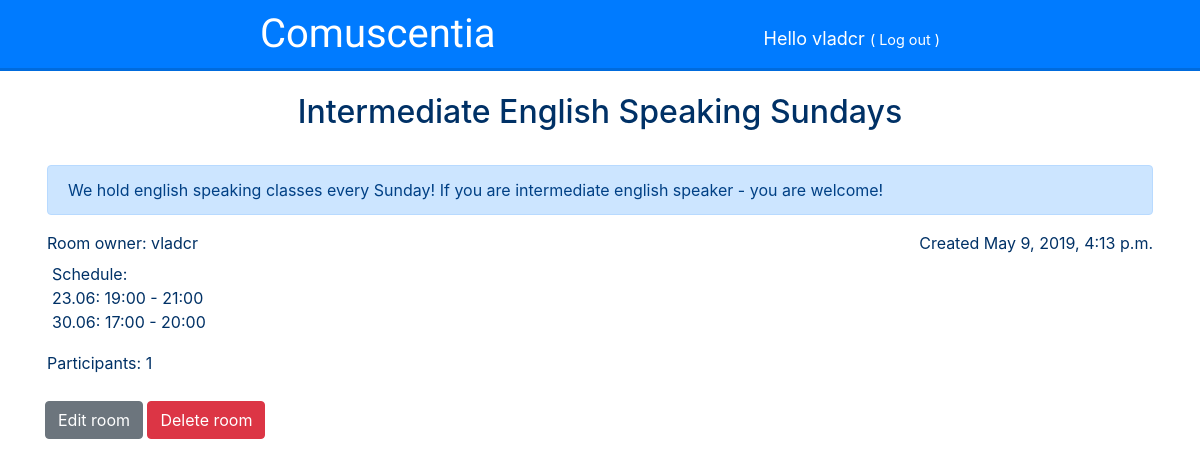
Screenshot of /room/1/ (signed in) with the database file from the repository.
### comuscentia/models.py (models this page shows, shortened)
class Room(models.Model):
	owner = models.ForeignKey(settings.AUTH_USER_MODEL, on_delete=models.CASCADE)
	title = models.CharField(max_length=200)
	created_date = models.DateTimeField(default=timezone.now)
	description = models.CharField(max_length=200)
	textblock = models.TextField(default="Text field for learning stuff. We advice to start with a link to the chat.")

### comuscentia/views.py (the view)
# urls.py: path('room/<int:pk>/', views.room, name='room'),
@login_required
def room(request, pk):
	room = get_object_or_404(Room, pk=pk)
	participations = Participation.objects.filter(room=room)
	subscribers = [participation.user for participation in participations] # subscribers list
	count = participants(room)
	return render(request, 'comuscentia/room.html', {'room': room, 'count': count, 'participants': subscribers})

### comuscentia/views.py (called while the page is built)
def participants(room):
	return len(Participation.objects.filter(room=room))

### comuscentia/templates/comuscentia/room.html
{% extends 'comuscentia/base.html' %}
{% block content %}
	<h2>{{ room.title }}</h2><br>
	<div class="content container">
    	<p class="alert alert-primary">{{ room.description|linebreaksbr }}</p>
        <p>Room owner: {{ room.owner }}     <span style='float: right;'>Created {{ room.created_date }}</span></p>
    	<p class='room'>{{ room.textblock|linebreaksbr }}</p>
        <p>Participants: {{ count }}</p><br>
    {% if user == room.owner %}
        <a class="btn btn-secondary" href="{% url 'edit_room' pk=room.pk %}">Edit room</a>
        <a class="btn btn-danger" href="{% url 'delete' pk=room.pk %}">Delete room</a>
    {% else %}
        {% if user not in participants %}
            <a class="btn btn-primary" href="{% url 'sub' pk=room.pk %}">Subscribe</a>
        {% else %}
            <a class="btn btn-danger" href="{% url 'unsub' pk=room.pk %}">Unsubscribe</a>
        {% endif %}
    {% endif %}
	</div>
{% endblock %}

### comuscentia/templates/comuscentia/base.html (shortened to what this page needs)
{% load static %}
<html>
    <head>
        <link rel="stylesheet" href="https://stackpath.bootstrapcdn.com/bootstrap/4.3.1/css/bootstrap.min.css">
        <link rel="stylesheet" href="{% static 'css/style.css' %}">
    </head>
	<body>
		<header>
			<a href="/"><h1>Comuscentia</h1></a>
            {% if user.is_authenticated %}
                <div id="float_right">Hello {{ user.username }} <small>( <a href="{% url 'logout' %}" style="color: white;">Log out</a> )</small></div>
            {% endif %}
		</header>
		{% block content %}
        {% endblock %}
	</body>
</html>

### comuscentia/static/css/style.css (style rules this page uses)
html, body { height: 100%; }
body { width: 100%; margin: 0; color: #003166; }
header { display: block; width: 100%; margin-bottom: 25px; color: white; font-size: 18px; background-color: #007bff; box-shadow: 0 3px #006bdd; }
h1 { display: inline-block; margin: 10px; color: white; font-family: 'Fredericka the Great', cursive; }
#float_right { display: inline-block; float: right; margin: 10px; padding-top: 15px; }
h2 { text-align: center; }
.room { display: block; width: 100%; padding: 5px; padding-bottom: 15px; }
p { margin: 2px; }
@media (min-width: 576px) { h1 { padding-left: 50px; } }
@media (min-width: 576px) { #float_right { padding-right: 50px; } }
@media (min-width: 768px) { h1 { padding-left: 100px; } }
@media (min-width: 768px) { #float_right { padding-right: 100px; } }
@media (min-width: 992px) { h1 { padding-left: 150px; } }
@media (min-width: 992px) { #float_right { padding-right: 150px; } }
@media (min-width: 1200px) { h1 { padding-left: 250px; } }
@media (min-width: 1200px) { #float_right { padding-right: 250px; } }

### rows the page displays
Room: title "Intermediate English Speaking Sundays", description "We hold english speaking classes every Sunday! If you are intermediate english speaker - you are welcome!", owner "vladcr", created_date "May 9, 2019, 4:13 p.m.", textblock "Schedule: 23.06: 19:00 - 21:00 30.06: 17:00 - 20:00"

### other values shown
{{ user.username }} "vladcr"
{{ count }} "1"
